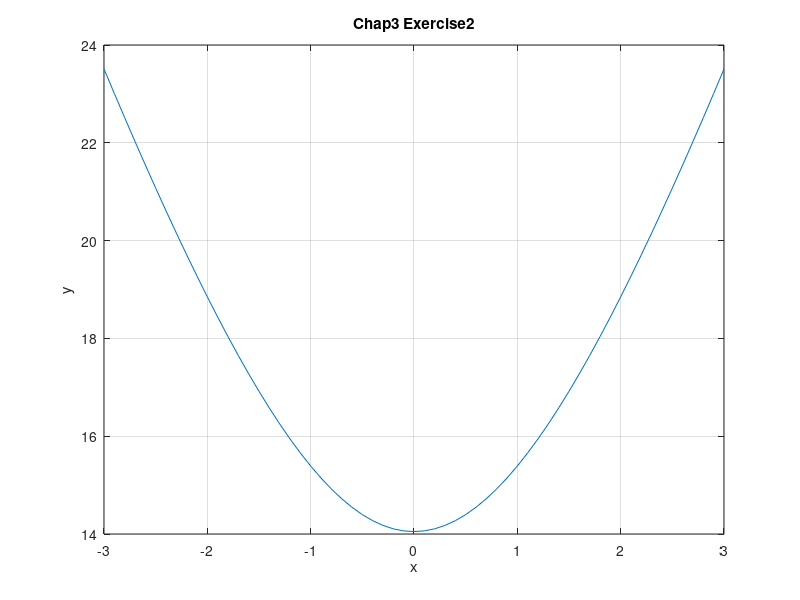

The MATLAB source for this figure:
clc; clear;

x = -3:0.1:3;
y = 2*pi*sqrt(x.^2+5);

plot(x, y);
title('Chap3 Exercise2');
xlabel('x'); ylabel('y');
grid on